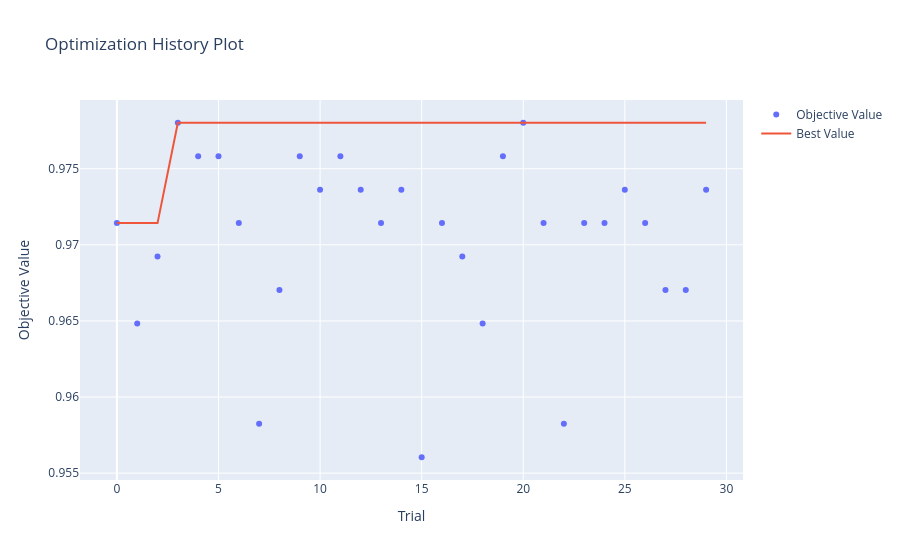
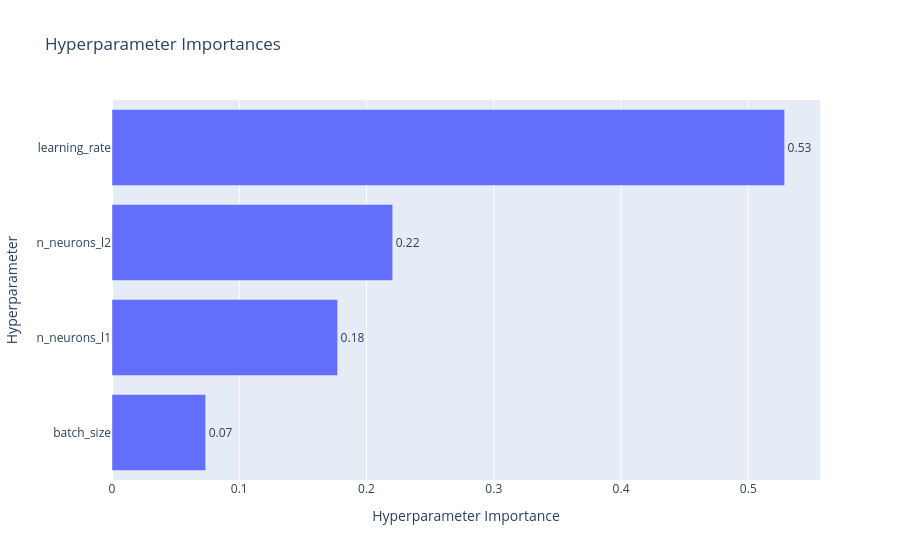

The code cell stored with these charts, in order, in its notebook:
### Code cell
print("\n--- Visualizing Optuna's Search ---")

# Plot 1: Optimization History
print("\nPlot 1: Optimization History")
optuna.visualization.plot_optimization_history(study).show()

# Plot 2: Hyperparameter Importances
print("\nPlot 2: Hyperparameter Importances")
optuna.visualization.plot_param_importances(study).show()

### Figure 1 — Plotly figure (JSON) as saved in the notebook; plotly's stock layout.template omitted (floating-point values rounded to 4 significant figures)
{"data": [{"mode": "markers", "name": "Objective Value", "type": "scatter", "x": [0, 1, 2, 3, 4, 5, 6, 7, 8, 9, 10, 11, 12, 13, 14, 15, 16, 17, 18, 19, 20, 21, 22, 23, 24, 25, 26, 27, 28, 29], "y": [0.9714, 0.9648, 0.9692, 0.978, 0.9758, 0.9758, 0.9714, 0.9582, 0.967, 0.9758, 0.9736, 0.9758, 0.9736, 0.9714, 0.9736, 0.956, 0.9714, 0.9692, 0.9648, 0.9758, 0.978, 0.9714, 0.9582, 0.9714, 0.9714, 0.9736, 0.9714, 0.967, 0.967, 0.9736]}, {"mode": "lines", "name": "Best Value", "type": "scatter", "x": [0, 1, 2, 3, 4, 5, 6, 7, 8, 9, 10, 11, 12, 13, 14, 15, 16, 17, 18, 19, 20, 21, 22, 23, 24, 25, 26, 27, 28, 29], "y": [0.9714, 0.9714, 0.9714, 0.978, 0.978, 0.978, 0.978, 0.978, 0.978, 0.978, 0.978, 0.978, 0.978, 0.978, 0.978, 0.978, 0.978, 0.978, 0.978, 0.978, 0.978, 0.978, 0.978, 0.978, 0.978, 0.978, 0.978, 0.978, 0.978, 0.978]}, {"marker": {"color": "#cccccc"}, "mode": "markers", "name": "Infeasible Trial", "showlegend": false, "type": "scatter", "x": [], "y": []}], "layout": {"title": {"text": "Optimization History Plot"}, "xaxis": {"title": {"text": "Trial"}}, "yaxis": {"title": {"text": "Objective Value"}}}}

### Figure 2 — Plotly figure (JSON) as saved in the notebook; plotly's stock layout.template omitted (floating-point values rounded to 4 significant figures)
{"data": [{"cliponaxis": false, "hovertemplate": ["batch_size (CategoricalDistribution): 0.07361045808772063<extra></extra>", "n_neurons_l1 (IntDistribution): 0.17729078080030652<extra></extra>", "n_neurons_l2 (IntDistribution): 0.22057749388163794<extra></extra>", "learning_rate (FloatDistribution): 0.5285212672303349<extra></extra>"], "name": "Objective Value", "orientation": "h", "text": ["0.07", "0.18", "0.22", "0.53"], "textposition": "outside", "type": "bar", "x": [0.07361, 0.1773, 0.2206, 0.5285], "y": ["batch_size", "n_neurons_l1", "n_neurons_l2", "learning_rate"]}], "layout": {"title": {"text": "Hyperparameter Importances"}, "xaxis": {"title": {"text": "Hyperparameter Importance"}}, "yaxis": {"title": {"text": "Hyperparameter"}}}}
